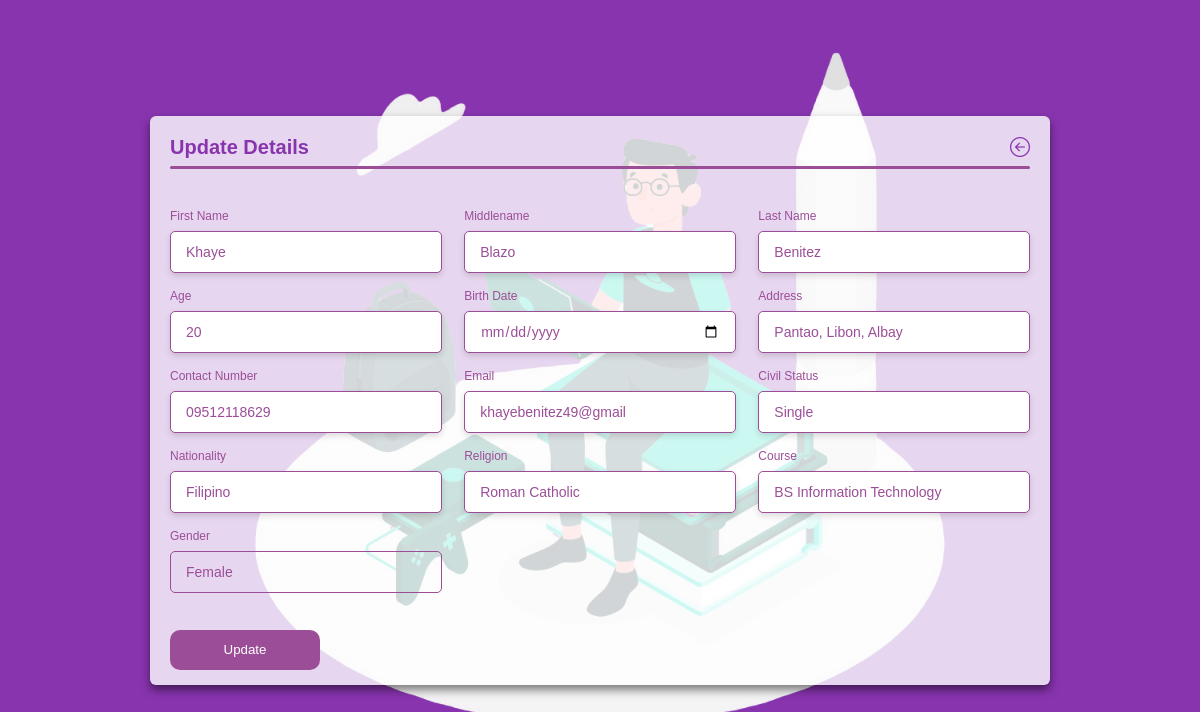
Page /update-details.php?ID=2 on the committed database.
### tables this page shows
CREATE TABLE `students_list` (
  `id` int(11) NOT NULL,
  `first_name` varchar(50) NOT NULL,
  `middlename` varchar(50) NOT NULL,
  `surname` varchar(50) NOT NULL,
  `birthdate` varchar(20) NOT NULL,
  `age` varchar(10) NOT NULL,
  `sex` varchar(50) NOT NULL,
  `address` text NOT NULL,
  `contact_no` varchar(20) NOT NULL,
  `email` varchar(200) NOT NULL,
  `civil_status` varchar(50) NOT NULL,
  `nationality` varchar(50) NOT NULL,
  `religion` varchar(50) NOT NULL,
  `course` varchar(50) NOT NULL,
  `date_added` timestamp NOT NULL DEFAULT current_timestamp()
);

### update-details.php (the view, shortened to what this page needs)
<?php
include_once 'database.php';
$id = $_GET['ID'];
$sql = "SELECT * FROM students_list WHERE id = '$id'";
$students = $con->query($sql) or die($con->error);
$row = $students->fetch_assoc();
?>
<html lang="en">
<head>
    <link rel="stylesheet" href="font/bootstrap-icons.css">
    <link rel="stylesheet" href="css/add-update.css">
</head>
<body>
<div class="container">
    <header>Update Details
    <a href="index.php" class="back-button"><i class="bi bi-arrow-left-circle"></i></a>
    </header>
      <form action="" method="post">
        <div class="form first">
            <div class="details personal">
                <div class="fields">
                    <div class="input-field">
                        <label>First Name</label>
                        <input type="text" name="firstname" id="firstname" value="<?php echo $row['first_name']; ?>">
                    </div>
                    <div class="input-field">
                        <label>Middlename</label>
                        <input type="text" name="middlename" id="middlename" value="<?php echo $row['middlename']; ?>">
                    </div>
                    <div class="input-field">
                        <label>Last Name</label>
                        <input type="text" name="lastname" id="lastname" value="<?php echo $row['surname']; ?>">
                    </div>
                    <div class="input-field">
                        <label>Age</label>
                        <input type="number" name="age" id="age" value="<?php echo $row['age']; ?>">
                    </div>
                    <div class="input-field">
                        <label>Birth Date</label>
                        <input type="date" name="bday" id="bday" value="<?php echo $row['birthdate']; ?>">
                    </div>
                    <div class="input-field">
                        <label>Address</label>
                        <input type="text" name="address" id="address"  value="<?php echo $row['address']; ?>">
                    </div>
                    <div class="input-field">
                        <label>Contact Number</label>
                        <input type="text" name="contact" id="contact" value="<?php echo $row['contact_no']; ?>">
                    </div>
                    <div class="input-field">
                        <label>Email</label>
                        <input type="email" name="email" id="email" value="<?php echo $row['email']; ?>">
                    </div>
                    <div class="input-field">
                        <label>Civil Status</label>
                        <input type="text" name="cstatus" value="<?php echo $row['civil_status']; ?>">
                    </div>
                    <div class="input-field">
                        <label>Nationality</label>
                        <input type="text" name="nationality" id="nationality" value="<?php echo $row['nationality']; ?>">
                    </div>
                    <div class="input-field">
                        <label>Religion</label>
                        <input type="text" name="religion" id="religion" value="<?php echo $row['religion']; ?>">
                    </div>
                    <div class="input-field">
                        <label>Course</label>
                        <input type="text" name="course" id="course" value="<?php echo $row['course']; ?>">
                    </div>
                    <div class="input-field">
                        <label>Gender</label>
                        <select name="gender" id="gender" required>
                          <option value="Female" <?php echo $row['sex'] == 'Female' ? 'selected' : ''; ?>>Female</option>
                        </select
                    </div>
                </div>
            </div>
                   <button type="submit" name="submit">Update</button>
            </div>
        </div>
</form>
</body>
</html>

### css/add-update.css (style rules this page uses)
* { margin: 0; padding: 0; box-sizing: border-box; font-family: 'Poppins', sans-serif; }
body { min-height: 100vh; display: flex; align-items: center; justify-content: center; background: #8834af; background-image: url('../images/student.png'); background-repeat: no-repeat; background-position: center; background-size: contain; }
.container { position: relative; max-width: 900px; width: 100%; background-color: rgba(255, 255, 255, 0.8); border-radius: 6px; padding: 20px; margin: 0 15px; box-shadow: 0 5px 10px rgba(0, 0, 0, 0.5); }
.container header { position: relative; font-size: 20px; font-weight: 600; color: #8834af; }
.container header::before { content: ""; position: absolute; left: 0; bottom: -10px; height: 3px; width: 100%; background-color: #9b4e97; border-radius: 8px; }
.container header .back-button { position: absolute; top: 50%; right: 0; transform: translateY(-50%); text-decoration: none; color: #8834af; font-size: 18px; display: flex; align-items: center; gap: 5px; }
.container header .back-button i { font-size: 20px; }
.container form { position: relative; margin-top: 16px; min-height: 490px; background-color: transparent; }
.container form .form { position: absolute; background-color: transparent; transition: 0.3s ease; }
.container form .details { margin-top: 30px; }
.container form .fields { display: flex; align-items: center; justify-content: space-between; flex-wrap: wrap; }
form .fields .input-field { display: flex; width: calc(100% / 3 - 15px); flex-direction: column; margin: 4px 0; }
.input-field label { font-size: 12px; font-weight: 500; color: #9b4e97; }
.input-field input { height: 42px; margin: 8px 0; padding: 0 15px; border: 1px solid #9b4e97; border-radius: 5px; outline: none; font-size: 14px; font-weight: 400; color: #9b4e97; }
.input-field input:focus, .input-field input:valid { box-shadow: 0 3px 6px rgba(0, 0, 0, 0.13); }
.input-field input[type="date"] { color: #707070; }
.input-field input[type="date"]:valid { color: #9b4e97; }
.input-field select { height: 42px; margin: 8px 0; padding: 0 15px; border: 1px solid #9b4e97; border-radius: 5px; outline: none; font-size: 14px; font-weight: 400; color: #9b4e97; background-color: transparent; appearance: none; cursor: pointer; }
.input-field select:valid { color: #9b4e97; }
.container form button { display: flex; align-items: center; justify-content: center; height: 40px; max-width: 150px; width: 100%; border: none; outline: none; color: #fff; border-radius: 10px; margin: 25px 0; background-color: #9b4e97; cursor: pointer; }

### rows in the picture
students_list: firstname "Khaye", middlename "Blazo", lastname "Benitez", age "20", address "Pantao, Libon, Albay", contact "09512118629", email "khayebenitez49@gmail", cstatus "Single", nationality "Filipino", religion "Roman Catholic", course "BS Information Technology", gender "Female"
